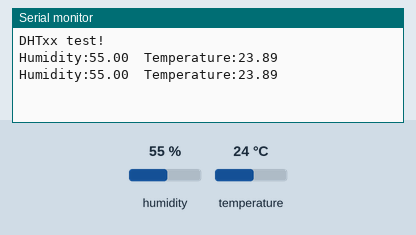
The sketch below on a simulated Arduino Uno, built with avr-gcc and run on an emulated ATmega328P. On the bench: the last lines printed to the serial monitor. The test bench sets the inputs (shaded band); at power-on: humidity 55 %, temperature 24 °C.

Above: at 4.8 s.
4.9 s: humidity set to 22 %
At 6.7 s:
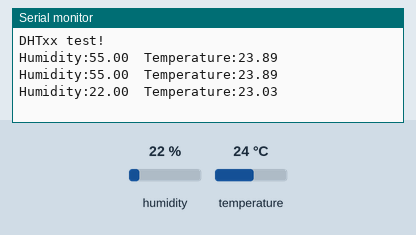
7.9 s: temperature set to 12 °C
At 9.1 s:
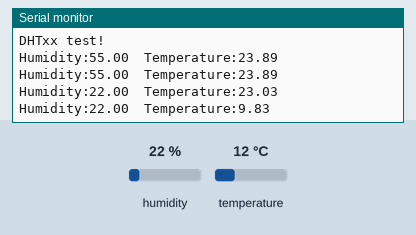
10.9 s: humidity set to 40 %
At 12.7 s:
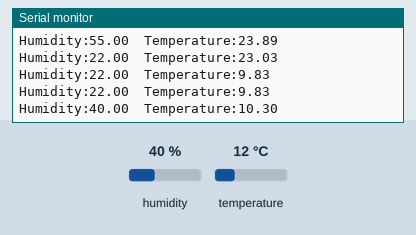
Timing chart, 0 to 14.2 s (numbered marks = the images above; inputs shaded):
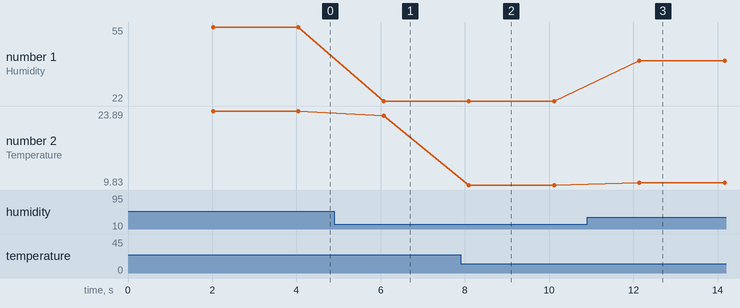

Measured:
- after the input at 4.9 s, the serial monitor: prints a new line after 1.2 s (image 1)
- after the input at 7.9 s, the serial monitor: prints a new line after 0.20 s (image 2)
- after the input at 10.9 s, the serial monitor: prints a new line after 1.2 s (image 3)
- plotted number 1: 55 → 22 after the input at 4.9 s, 22 → 40 after the input at 10.9 s
- plotted number 2: 23.89 → 23.03 after the input at 4.9 s, 23.03 → 9.83 after the input at 7.9 s, 9.83 → 10.3 after the input at 10.9 s

The sketch:

watcher.ino
```cpp
// Example testing sketch for various DHT humidity/temperature sensors
// Written by ladyada, public domain

#include "DHT.h"

#define DHTPIN 2     // what digital pin we're connected to

// Uncomment whatever type you're using!
#define DHTTYPE DHT11   // DHT 11
//#define DHTTYPE DHT22   // DHT 22  (AM2302), AM2321
//#define DHTTYPE DHT21   // DHT 21 (AM2301)

// Connect pin 1 (on the left) of the sensor to +5V
// NOTE: If using a board with 3.3V logic like an Arduino Due connect pin 1
// to 3.3V instead of 5V!
// Connect pin 2 of the sensor to whatever your DHTPIN is
// Connect pin 4 (on the right) of the sensor to GROUND
// Connect a 10K resistor from pin 2 (data) to pin 1 (power) of the sensor

// Initialize DHT sensor.
// Note that older versions of this library took an optional third parameter to
// tweak the timings for faster processors.  This parameter is no longer needed
// as the current DHT reading algorithm adjusts itself to work on faster procs.
DHT dht(DHTPIN, DHTTYPE);

void setup() {
  Serial.begin(9600);
  Serial.println("DHTxx test!");

  dht.begin();
}

void loop() {
  // Wait a few seconds between measurements.
  delay(2000);

  // Reading temperature or humidity takes about 250 milliseconds!
  // Sensor readings may also be up to 2 seconds 'old' (its a very slow sensor)
  float h = dht.readHumidity();
  // Read temperature as Celsius (the default)
  float t = dht.readTemperature();
  // Read temperature as Fahrenheit (isFahrenheit = true)
  float f = dht.readTemperature(true);

  // Check if any reads failed and exit early (to try again).
  if (isnan(h) || isnan(t) || isnan(f)) {
    Serial.println("Failed to read from DHT sensor!");
    return;
  }

  // Compute heat index in Fahrenheit (the default)
  float hif = dht.computeHeatIndex(f, h);
  // Compute heat index in Celsius (isFahreheit = false)
  float hic = dht.computeHeatIndex(t, h, false);

  Serial.print("Humidity:");
  Serial.print(h);
  Serial.print("\t");
  Serial.print("Temperature:");
  Serial.print(hic);
  Serial.print("\t");
  Serial.println("");
}
```
